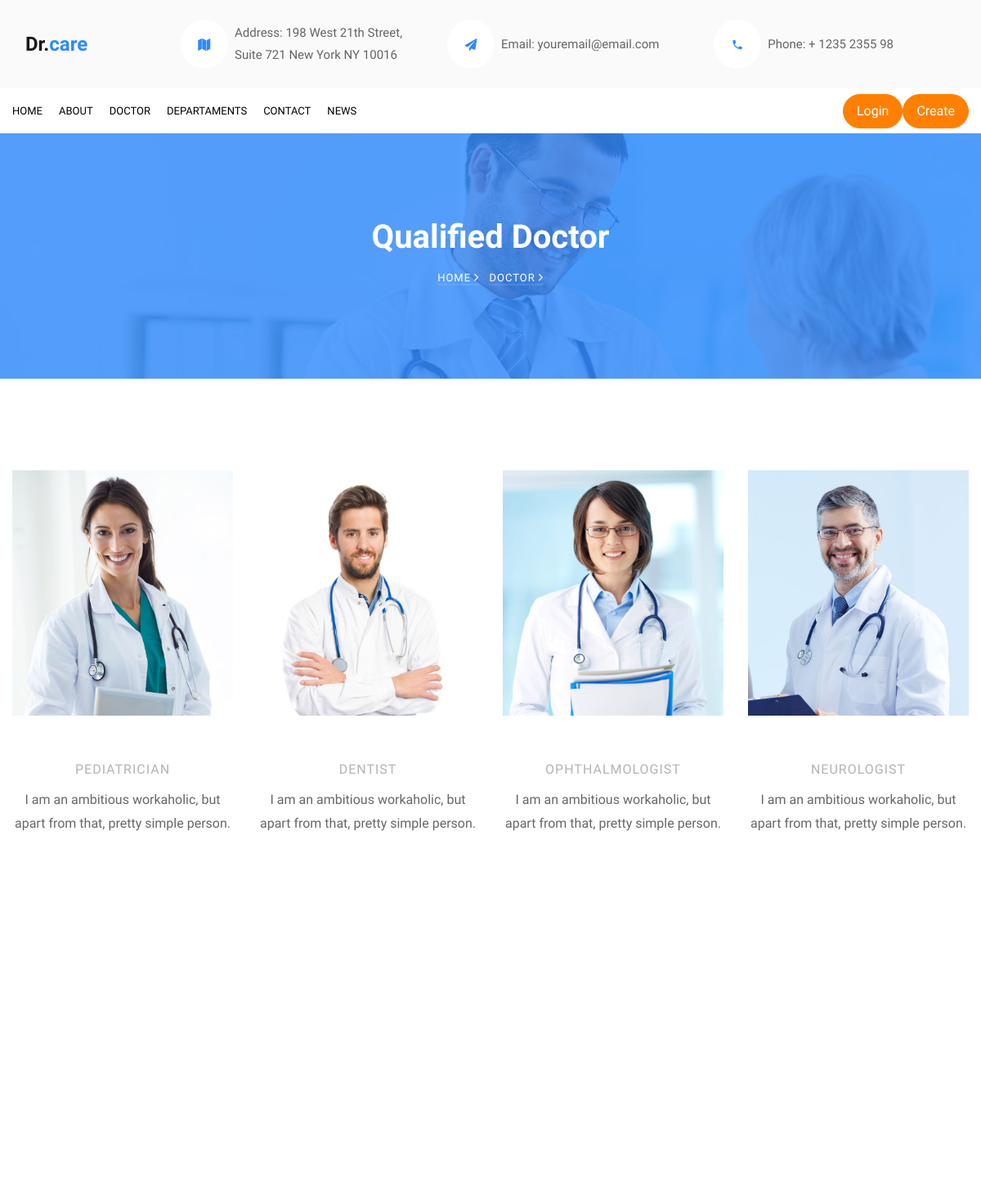
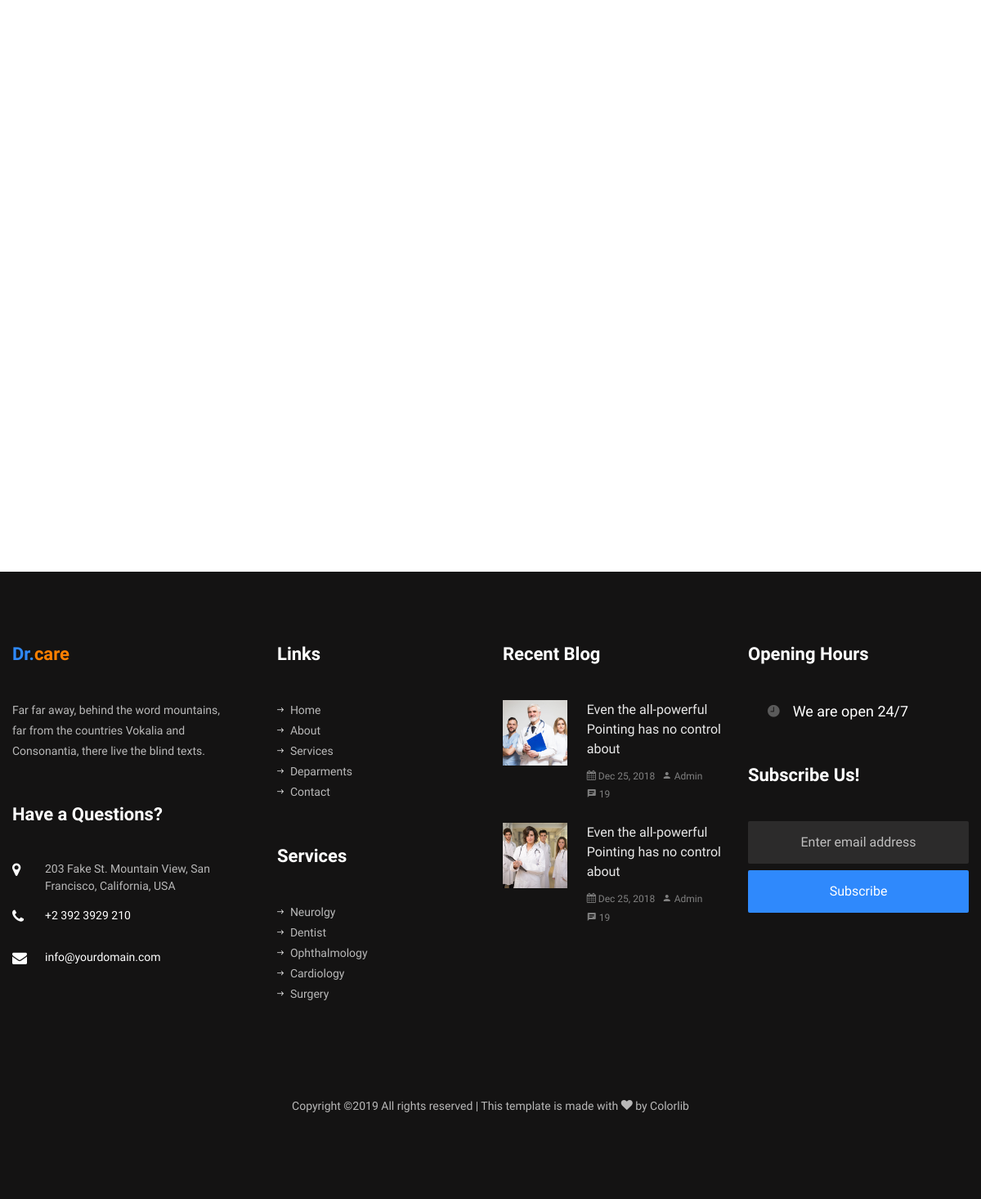
/doctor.php, run on the app's committed database (2 pictures, top to bottom).
### tables this page shows
CREATE TABLE IF NOT EXISTS `menu` (
  `id` int(11) NOT NULL AUTO_INCREMENT,
  `name` varchar(30) NOT NULL,
  `link` varchar(30) NOT NULL,
  PRIMARY KEY (`id`)
);

CREATE TABLE IF NOT EXISTS `doctor` (
  `id` int(11) NOT NULL AUTO_INCREMENT,
  `name` varchar(40) NOT NULL,
  `img` varchar(100) NOT NULL,
  `descriere` varchar(200) NOT NULL,
  `specializare` varchar(20) NOT NULL,
  PRIMARY KEY (`id`)
);

### doctor.php (the view, shortened to what this page needs)
<html lang="en">
    <?php include(ROOT_PATH . "/php/functions.php"); ?>
    <?php include("parts/head.php"); ?>
  <body>
    <?php include("parts/headinfo.php"); ?>
    <?php include("parts/menu.php") ?>
    <section class="hero-wrap hero-wrap-2" style="background-image: url('images/bg_1.jpg');" data-stellar-background-ratio="0.5">
      <div class="overlay"></div>
      <div class="container">
        <div class="row no-gutters slider-text align-items-center justify-content-center">
          <div class="col-md-9 ftco-animate text-center">
            <h1 class="mb-2 bread">Qualified <?php echo $vector[2] ?></h1>
            <p class="breadcrumbs"><span class="mr-2"><a href="index.html">Home <i class="ion-ios-arrow-forward"></i></a></span> <span>Doctor <i class="ion-ios-arrow-forward"></i></span></p>
          </div>
        </div>
      </div>
    </section>
		<section class="ftco-section">
			<div class="container">
				<div class="row">
                          <?php
                         $selectDoctor = "SELECT * FROM `doctor` ORDER BY id DESC LIMIT 4";
                         $resultSelectDoctor  = $conn->query($selectDoctor);
                             if ($resultSelectDoctor->num_rows > 0) {
            while($row = $resultSelectDoctor->fetch_assoc()) {
            echo '					<div class="col-md-6 col-lg-3 ftco-animate">
						<div class="staff">
							<div class="img-wrap d-flex align-items-stretch">
								<div class="img align-self-stretch" style="background-image: url(images/'.$row['img'].');"></div>
							</div>
							<div class="text pt-3 text-center">
								<h3>'.$row['name'].';
            </h3>
								<span class="position mb-2">'.$row['specializare'].'</span>
								<div class="faded">
									<p>'.$row['descriere'].'</p>
									<ul class="ftco-social text-center">
		                <li class="ftco-animate"><a href="#"><span class="icon-twitter"></span></a></li>
		                <li class="ftco-animate"><a href="#"><span class="icon-facebook"></span></a></li>
		                <li class="ftco-animate"><a href="#"><span class="icon-google-plus"></span></a></li>
		                <li class="ftco-animate"><a href="#"><span class="icon-instagram"></span></a></li>
		              </ul>
	              </div>
							</div>
						</div>
					</div>';
            }
            }
                          ?>
				</div>
			</div>
		</section>
 <?php include("parts/footer.php"); ?>
  </body>
</html>

### parts/head.php (shortened to what this page needs)
<head>
    <link rel="stylesheet" href="css/open-iconic-bootstrap.min.css">
    <link rel="stylesheet" href="css/animate.css">
    <link rel="stylesheet" href="css/owl.carousel.min.css">
    <link rel="stylesheet" href="css/owl.theme.default.min.css">
    <link rel="stylesheet" href="css/magnific-popup.css">
    <link rel="stylesheet" href="css/aos.css">
    <link rel="stylesheet" href="css/ionicons.min.css">
    <link rel="stylesheet" href="css/bootstrap-datepicker.css">
    <link rel="stylesheet" href="css/jquery.timepicker.css">
    <link rel="stylesheet" href="css/flaticon.css">
    <link rel="stylesheet" href="css/icomoon.css">
    <link rel="stylesheet" href="css/style.css">
  </head>
<?php
$vector = [
    1 => 'About',
    2 => 'Doctor',
    3 => 'Departament',
    4 => 'Contact',
    5 => 'News'
];
?>

### parts/headinfo.php
<nav class="navbar py-4 navbar-expand-lg ftco_navbar navbar-light bg-light flex-row">
    	<div class="container">
    		<div class="row no-gutters d-flex align-items-start align-items-center px-3 px-md-0">
    			<div class="col-lg-2 pr-4 align-items-center">
		    		<a class="navbar-brand" href="index.php">Dr.<span>care</span></a>
	    		</div>
	    		<div class="col-lg-10 d-none d-md-block">
		    		<div class="row d-flex">
			    		<div class="col-md-4 pr-4 d-flex topper align-items-center">
			    			<div class="icon bg-white mr-2 d-flex justify-content-center align-items-center"><span class="icon-map"></span></div>
						    <span class="text">Address: 198 West 21th Street, Suite 721 New York NY 10016</span>
					    </div>
					    <div class="col-md pr-4 d-flex topper align-items-center">
					    	<div class="icon bg-white mr-2 d-flex justify-content-center align-items-center"><span class="icon-paper-plane"></span></div>
						    <span class="text">Email: youremail@email.com</span>
					    </div>
					    <div class="col-md pr-4 d-flex topper align-items-center">
					    	<div class="icon bg-white mr-2 d-flex justify-content-center align-items-center"><span class="icon-phone2"></span></div>
						    <span class="text">Phone: + 1235 2355 98</span>
					    </div>
				    </div>
			    </div>
		    </div>
		  </div>
    </nav>

### parts/menu.php (shortened to what this page needs)
<nav class="navbar navbar-expand-lg navbar-dark bg-dark ftco-navbar-light" id="ftco-navbar">
  <div class="container d-flex align-items-center">
    <div class="collapse navbar-collapse" id="ftco-nav">
      <ul class="navbar-nav mr-auto">
                     <?php echo getMenuLinks($conn); ?>
      </ul>
    </div>
         <?php if(!isset($_SESSION['id'])){ ?>
             <p class="button-custom order-lg-last mb-0"><a href="login.php" class="btn btn-secondary py-2 px-3">Login</a></p>
             <p class="button-custom order-lg-last mb-0"><a href="register.php" class="btn btn-secondary py-2 px-3">Create</a></p>
         <?php }else{ echo 'Bine ai venit, ' . $_SESSION['nume'];
         echo '<p class="button-custom order-lg-last mb-0"><a href="logout.php" class="btn btn-secondary py-2 px-3">LogOut</a></p>';
         } ?>
  </div>
</nav>

### php/functions.php (shortened to what this page needs)
<?php
function getMenuLinks($conn){
    $SelectMenu = "SELECT `id`,`name`,`link` FROM `menu` ORDER BY `id` ASC";
    $resultSelectMenu = $conn->query($SelectMenu);
    if($resultSelectMenu->num_rows > 0){
        while($row = $resultSelectMenu->fetch_assoc()) {
        echo '<li class="nav-item"><a href="/'.$row['link'].'.php" class="nav-link pl-0">'.$row['name'].'</a></li>';
    }
  }
}

### parts/footer.php (shortened to what this page needs)
<footer class="ftco-footer ftco-bg-dark ftco-section">
      <div class="container">
        <div class="row mb-5">
          <div class="col-md">
            <div class="ftco-footer-widget mb-5">
              <h2 class="ftco-heading-2 logo">Dr.<span>care</span></h2>
              <p>Far far away, behind the word mountains, far from the countries Vokalia and Consonantia, there live the blind texts.</p>
            </div>
            <div class="ftco-footer-widget mb-5">
            	<h2 class="ftco-heading-2">Have a Questions?</h2>
            	<div class="block-23 mb-3">
	              <ul>
	                <li><span class="icon icon-map-marker"></span><span class="text">203 Fake St. Mountain View, San Francisco, California, USA</span></li>
	                <li><a href="#"><span class="icon icon-phone"></span><span class="text">+2 392 3929 210</span></a></li>
	                <li><a href="#"><span class="icon icon-envelope"></span><span class="text">info@yourdomain.com</span></a></li>
	              </ul>
	            </div>
	            <ul class="ftco-footer-social list-unstyled float-md-left float-lft mt-3">
              </ul>
            </div>
          </div>
          <div class="col-md">
            <div class="ftco-footer-widget mb-5 ml-md-4">
              <h2 class="ftco-heading-2">Links</h2>
              <ul class="list-unstyled">
                <li><a href="#"><span class="ion-ios-arrow-round-forward mr-2"></span>Home</a></li>
                <li><a href="#"><span class="ion-ios-arrow-round-forward mr-2"></span>About</a></li>
                <li><a href="#"><span class="ion-ios-arrow-round-forward mr-2"></span>Services</a></li>
                <li><a href="#"><span class="ion-ios-arrow-round-forward mr-2"></span>Deparments</a></li>
                <li><a href="#"><span class="ion-ios-arrow-round-forward mr-2"></span>Contact</a></li>
              </ul>
            </div>
            <div class="ftco-footer-widget mb-5 ml-md-4">
              <h2 class="ftco-heading-2">Services</h2>
              <ul class="list-unstyled">
                <li><a href="#"><span class="ion-ios-arrow-round-forward mr-2"></span>Neurolgy</a></li>
                <li><a href="#"><span class="ion-ios-arrow-round-forward mr-2"></span>Dentist</a></li>
                <li><a href="#"><span class="ion-ios-arrow-round-forward mr-2"></span>Ophthalmology</a></li>
                <li><a href="#"><span class="ion-ios-arrow-round-forward mr-2"></span>Cardiology</a></li>
                <li><a href="#"><span class="ion-ios-arrow-round-forward mr-2"></span>Surgery</a></li>
              </ul>
            </div>
          </div>
          <div class="col-md">
            <div class="ftco-footer-widget mb-5">
              <h2 class="ftco-heading-2">Recent Blog</h2>
              <div class="block-21 mb-4 d-flex">
                <a class="blog-img mr-4" style="background-image: url(images/image_1.jpg);"></a>
                <div class="text">
                  <h3 class="heading"><a href="#">Even the all-powerful Pointing has no control about</a></h3>
                  <div class="meta">
                    <div><a href="#"><span class="icon-calendar"></span> Dec 25, 2018</a></div>
                    <div><a href="#"><span class="icon-person"></span> Admin</a></div>
                    <div><a href="#"><span class="icon-chat"></span> 19</a></div>
                  </div>
                </div>
              </div>
              <div class="block-21 mb-5 d-flex">
                <a class="blog-img mr-4" style="background-image: url(images/image_2.jpg);"></a>
                <div class="text">
                  <h3 class="heading"><a href="#">Even the all-powerful Pointing has no control about</a></h3>
                  <div class="meta">
                    <div><a href="#"><span class="icon-calendar"></span> Dec 25, 2018</a></div>
                    <div><a href="#"><span class="icon-person"></span> Admin</a></div>
                    <div><a href="#"><span class="icon-chat"></span> 19</a></div>
                  </div>
                </div>
              </div>
            </div>
          </div>
          <div class="col-md">
          	<div class="ftco-footer-widget mb-5">
            	<h2 class="ftco-heading-2">Opening Hours</h2>
            	<h3 class="open-hours pl-4"><span class="ion-ios-time mr-3"></span>We are open 24/7</h3>
            </div>
            <div class="ftco-footer-widget mb-5">
            	<h2 class="ftco-heading-2">Subscribe Us!</h2>
              <form action="#" class="subscribe-form">
                <div class="form-group">
                  <input type="text" class="form-control mb-2 text-center" placeholder="Enter email address">
                  <input type="submit" value="Subscribe" class="form-control submit px-3">
                </div>
              </form>
            </div>
          </div>
        </div>
        <div class="row">
          <div class="col-md-12 text-center">
            <p>
  Copyright &copy;<script>document.write(new Date().getFullYear());</script> All rights reserved | This template is made with <i class="icon-heart" aria-hidden="true"></i> by <a href="https://colorlib.com" target="_blank">Colorlib</a>
  </p>
          </div>
        </div>
      </div>
    </footer>

### css/icomoon.css (style rules this page uses)
[class^="icon-"], [class*=" icon-"] { font-family: 'icomoon' !important; speak: none; font-style: normal; font-weight: normal; font-variant: normal; text-transform: none; line-height: 1; -webkit-font-smoothing: antialiased; -moz-osx-font-smoothing: grayscale; }
.icon-heart:before { content: "\f004"; }
.icon-map-marker:before { content: "\f041"; }
.icon-calendar:before { content: "\f073"; }
.icon-phone:before { content: "\f095"; }
.icon-envelope:before { content: "\f0e0"; }
.icon-paper-plane:before { content: "\f1d8"; }
.icon-map:before { content: "\f279"; }
.icon-phone2:before { content: "\e0cd"; }
.icon-chat:before { content: "\e0b7"; }
.icon-person:before { content: "\e7fd"; }

### data on the page
menu: name "HOME"
menu: name "ABOUT"
menu: name "DOCTOR"
menu: name "DEPARTAMENTS"
menu: name "CONTACT"
menu: name "NEWS"
doctor: img (picture), specializare "PEDIATRICIAN", descriere "I am an ambitious workaholic, but apart from that, pretty simple person."
doctor: img (picture), specializare "DENTIST", descriere "I am an ambitious workaholic, but apart from that, pretty simple person."
doctor: img (picture), specializare "OPHTHALMOLOGIST", descriere "I am an ambitious workaholic, but apart from that, pretty simple person."
doctor: img (picture), specializare "NEUROLOGIST", descriere "I am an ambitious workaholic, but apart from that, pretty simple person."

### other printed values
$vector[2] "Doctor"
